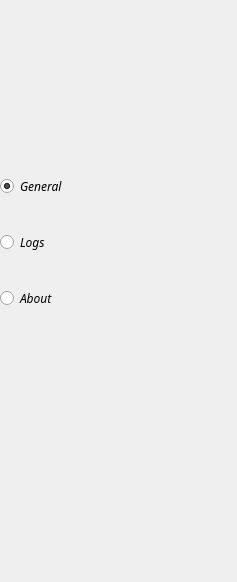
<?xml version="1.0" encoding="UTF-8"?>
<ui version="4.0">
 <class>Selector</class>
 <widget class="QWidget" name="Selector">
  <property name="geometry">
   <rect>
    <x>0</x>
    <y>0</y>
    <width>237</width>
    <height>582</height>
   </rect>
  </property>
  <property name="font">
   <font>
    <family>Smiley Sans</family>
    <italic>true</italic>
   </font>
  </property>
  <property name="windowTitle">
   <string>Form</string>
  </property>
  <property name="autoFillBackground">
   <bool>false</bool>
  </property>
  <layout class="QVBoxLayout" name="verticalLayout" stretch="3,3,3,3,5">
   <property name="leftMargin">
    <number>0</number>
   </property>
   <property name="topMargin">
    <number>0</number>
   </property>
   <property name="rightMargin">
    <number>0</number>
   </property>
   <property name="bottomMargin">
    <number>0</number>
   </property>
   <item>
    <widget class="QLabel" name="head">
     <property name="font">
      <font>
       <family>Smiley Sans</family>
       <italic>true</italic>
      </font>
     </property>
     <property name="styleSheet">
      <string notr="true">image: url(:/icons/imgs/dns.png);</string>
     </property>
     <property name="text">
      <string/>
     </property>
     <property name="scaledContents">
      <bool>false</bool>
     </property>
     <property name="alignment">
      <set>Qt::AlignCenter</set>
     </property>
     <property name="margin">
      <number>0</number>
     </property>
     <property name="indent">
      <number>-1</number>
     </property>
    </widget>
   </item>
   <item>
    <widget class="QRadioButton" name="general">
     <property name="sizePolicy">
      <sizepolicy hsizetype="Minimum" vsizetype="Fixed">
       <horstretch>0</horstretch>
       <verstretch>0</verstretch>
      </sizepolicy>
     </property>
     <property name="minimumSize">
      <size>
       <width>0</width>
       <height>50</height>
      </size>
     </property>
     <property name="maximumSize">
      <size>
       <width>16777215</width>
       <height>50</height>
      </size>
     </property>
     <property name="font">
      <font>
       <family>Smiley Sans</family>
       <italic>true</italic>
      </font>
     </property>
     <property name="styleSheet">
      <string notr="true"/>
     </property>
     <property name="text">
      <string>General</string>
     </property>
     <property name="checked">
      <bool>true</bool>
     </property>
    </widget>
   </item>
   <item>
    <widget class="QRadioButton" name="logs">
     <property name="minimumSize">
      <size>
       <width>0</width>
       <height>50</height>
      </size>
     </property>
     <property name="maximumSize">
      <size>
       <width>16777215</width>
       <height>50</height>
      </size>
     </property>
     <property name="font">
      <font>
       <family>Smiley Sans</family>
       <italic>true</italic>
      </font>
     </property>
     <property name="text">
      <string>Logs</string>
     </property>
    </widget>
   </item>
   <item>
    <widget class="QRadioButton" name="about">
     <property name="minimumSize">
      <size>
       <width>0</width>
       <height>50</height>
      </size>
     </property>
     <property name="maximumSize">
      <size>
       <width>16777215</width>
       <height>50</height>
      </size>
     </property>
     <property name="font">
      <font>
       <family>Smiley Sans</family>
       <italic>true</italic>
      </font>
     </property>
     <property name="text">
      <string>About</string>
     </property>
    </widget>
   </item>
   <item>
    <spacer name="verticalSpacer">
     <property name="orientation">
      <enum>Qt::Vertical</enum>
     </property>
     <property name="sizeHint" stdset="0">
      <size>
       <width>20</width>
       <height>40</height>
      </size>
     </property>
    </spacer>
   </item>
  </layout>
 </widget>
 <resources/>
 <connections/>
</ui>
